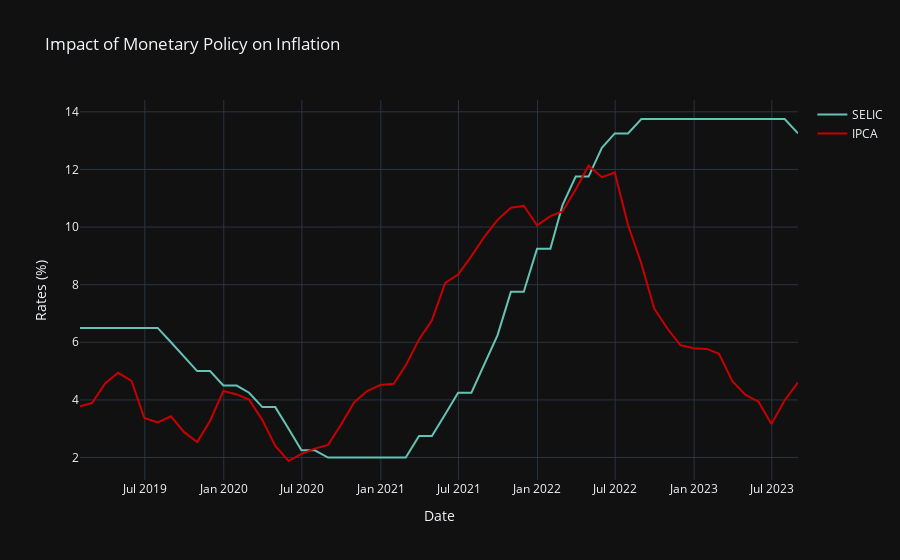

The notebook cell this image was saved under:
### Markdown cell above
##### Monetary Policies in Inflation

### Code cell
fig = go.Figure()

fig.add_trace(go.Scatter(x=df_macroeconomic_book['date'], y=df_macroeconomic_book['selic'], name="SELIC", mode='lines', line=dict(color='rgb(100, 195, 181)')))
fig.add_trace(go.Scatter(x=df_macroeconomic_book['date'], y=df_macroeconomic_book['ipca'], name="IPCA", mode='lines', line=dict(color='rgb(200, 0, 0)')))

fig.update_layout(title_text="Impact of Monetary Policy on Inflation", template='plotly_dark', xaxis_title='Date', yaxis_title='Rates (%)')

fig.show()
